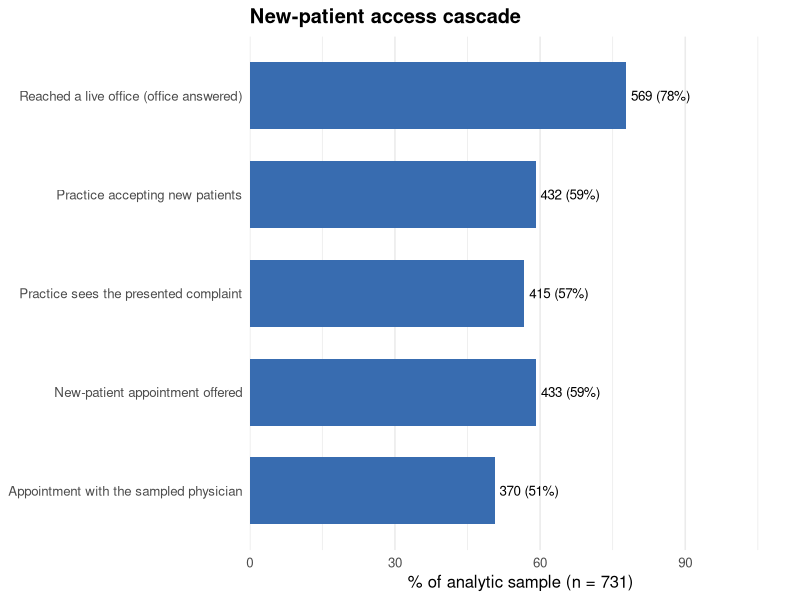

This figure's R source:
#!/usr/bin/env Rscript
# =============================================================================
# Secondary access measures ("access cascade") for the ENT mystery-caller study.
#
# The primary model reports two outcomes (appointment OFFER, business-day WAIT).
# The call log also captured several intermediate access constructs that
# comparator simulated-patient studies treat as distinct dimensions (Campbell
# 2013; Wilkinson 2018; Hodson 2025; Pollack 2016): reachability, new-patient
# acceptance (with itemized refusal reasons), whether the practice sees the
# presented complaint, and -- among offers -- whether the appointment was with
# the sampled physician or a redirect. This script summarizes them.
#
# Output: model_output/supp/S10_access_cascade.csv          (table)
#         model_output/supp/figS7_access_cascade.png         (funnel figure)
# =============================================================================

suppressPackageStartupMessages(library(ggplot2))
OUT <- "model_output"; SUPP <- file.path(OUT, "supp")
dir.create(SUPP, showWarnings = FALSE, recursive = TRUE)

d <- read.csv("data/processed/ent_phase2_enriched.csv", colClasses = "character", check.names = FALSE)
d <- d[d$complete == "Complete" & d$ent_type != "" & !is.na(d$ent_type), ]
N <- nrow(d)
pct <- function(x) sprintf("%.1f", 100 * x)

# ---- access-cascade measures (proportion of the analytic sample) ------------
reach   <- sum(d$office_answered == "TRUE", na.rm = TRUE)
accept  <- sum(d$new_patient_status == "Accepting", na.rm = TRUE)
sees    <- sum(d$sees_chief_complaint == "Yes", na.rm = TRUE)
offered <- sum(d$appointment_offered == "TRUE", na.rm = TRUE)
w_samp  <- sum(d$appointment_outcome == "With sampled physician", na.rm = TRUE)

cascade <- data.frame(
  group = "Access cascade (% of analytic sample)",
  measure = c("Reached a live office (office answered)",
              "Practice accepting new patients",
              "Practice sees the presented complaint",
              "New-patient appointment offered",
              "Appointment with the sampled physician"),
  n = c(reach, accept, sees, offered, w_samp),
  denom = N, stringsAsFactors = FALSE)

# ---- reasons a practice was not accepting new patients ----------------------
reasons <- table(factor(d$new_patient_status))
reasons <- reasons[grepl("^Not accepting", names(reasons))]
non_acc <- sum(reasons)
reason_df <- data.frame(
  group = "Reasons not accepting new patients (% of non-accepting)",
  measure = sub("^Not accepting: ", "", names(reasons)),
  n = as.integer(reasons), denom = non_acc, stringsAsFactors = FALSE)

# ---- among appointment offers: whom the appointment was with ----------------
who <- table(factor(d$appointment_outcome))
who <- who[c("With sampled physician", "With different physician", "With APP only")]
who[is.na(who)] <- 0
who_df <- data.frame(
  group = "Whom the appointment was with (% of offers)",
  measure = c("Sampled physician", "A different physician", "Advanced practice provider only"),
  n = as.integer(who), denom = offered, stringsAsFactors = FALSE)

tab <- rbind(cascade, reason_df, who_df)
tab$pct <- pct(tab$n / tab$denom)
tab <- tab[, c("group", "measure", "n", "denom", "pct")]
names(tab) <- c("Group", "Measure", "n", "Denominator", "%")
write.csv(tab, file.path(SUPP, "S10_access_cascade.csv"), row.names = FALSE)
cat("Wrote S10_access_cascade.csv\n"); print(tab, row.names = FALSE)

# ---- funnel figure ----------------------------------------------------------
fig <- cascade
fig$measure <- factor(fig$measure, levels = rev(fig$measure))
fig$p <- 100 * fig$n / fig$denom
g <- ggplot(fig, aes(p, measure)) +
  geom_col(fill = "#386cb0", width = 0.68) +
  geom_text(aes(label = sprintf("%d (%.0f%%)", n, p)), hjust = -0.08, size = 3.4) +
  scale_x_continuous(limits = c(0, 100), expand = expansion(mult = c(0, 0.12))) +
  labs(x = paste0("% of analytic sample (n = ", N, ")"), y = NULL,
       title = "New-patient access cascade") +
  theme_minimal(base_size = 12) +
  theme(panel.grid.major.y = element_blank(),
        plot.title = element_text(face = "bold"))
ggsave(file.path(SUPP, "figS7_access_cascade.png"), g, width = 8.5, height = 3.6, dpi = 150)
cat("Wrote figS7_access_cascade.png\n")
